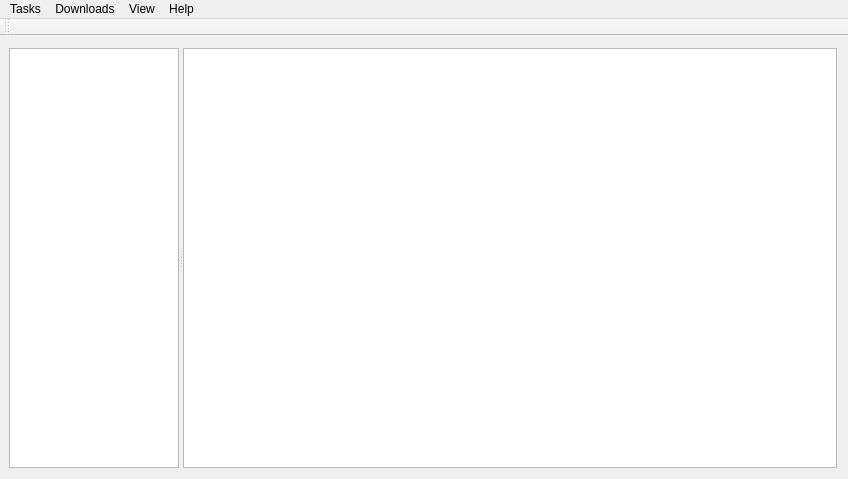
<?xml version="1.0" encoding="UTF-8"?>
<ui version="4.0">
 <class>MainWindow</class>
 <widget class="QMainWindow" name="MainWindow">
  <property name="geometry">
   <rect>
    <x>0</x>
    <y>0</y>
    <width>848</width>
    <height>479</height>
   </rect>
  </property>
  <property name="windowTitle">
   <string>Download Manager</string>
  </property>
  <widget class="QWidget" name="centralWidget">
   <layout class="QGridLayout" name="gridLayout">
    <property name="leftMargin">
     <number>1</number>
    </property>
    <item row="0" column="0">
     <widget class="QWidget" name="widget" native="true">
      <layout class="QGridLayout" name="gridLayout_2">
       <property name="leftMargin">
        <number>8</number>
       </property>
       <property name="topMargin">
        <number>1</number>
       </property>
       <property name="rightMargin">
        <number>0</number>
       </property>
       <property name="bottomMargin">
        <number>0</number>
       </property>
       <item row="0" column="0">
        <widget class="QSplitter" name="splitter">
         <property name="orientation">
          <enum>Qt::Horizontal</enum>
         </property>
         <widget class="QWidget" name="widget_2" native="true">
          <property name="sizePolicy">
           <sizepolicy hsizetype="Expanding" vsizetype="Preferred">
            <horstretch>13</horstretch>
            <verstretch>0</verstretch>
           </sizepolicy>
          </property>
          <layout class="QGridLayout" name="gridLayout_3">
           <property name="leftMargin">
            <number>0</number>
           </property>
           <property name="topMargin">
            <number>0</number>
           </property>
           <property name="rightMargin">
            <number>0</number>
           </property>
           <property name="bottomMargin">
            <number>0</number>
           </property>
           <property name="spacing">
            <number>0</number>
           </property>
           <item row="0" column="0">
            <widget class="QTreeView" name="treeView"/>
           </item>
          </layout>
         </widget>
         <widget class="QWidget" name="widget_3" native="true">
          <property name="sizePolicy">
           <sizepolicy hsizetype="MinimumExpanding" vsizetype="Preferred">
            <horstretch>50</horstretch>
            <verstretch>0</verstretch>
           </sizepolicy>
          </property>
          <property name="styleSheet">
           <string notr="true">color: rgb(149, 160, 255);</string>
          </property>
          <layout class="QGridLayout" name="gridLayout_4">
           <property name="leftMargin">
            <number>0</number>
           </property>
           <property name="topMargin">
            <number>0</number>
           </property>
           <property name="rightMargin">
            <number>0</number>
           </property>
           <property name="bottomMargin">
            <number>0</number>
           </property>
           <property name="spacing">
            <number>0</number>
           </property>
           <item row="0" column="0">
            <widget class="QTableView" name="tableView">
             <property name="styleSheet">
              <string notr="true">color: rgb(0, 0, 0);</string>
             </property>
            </widget>
           </item>
          </layout>
         </widget>
        </widget>
       </item>
      </layout>
     </widget>
    </item>
   </layout>
  </widget>
  <widget class="QMenuBar" name="menuBar">
   <property name="geometry">
    <rect>
     <x>0</x>
     <y>0</y>
     <width>848</width>
     <height>22</height>
    </rect>
   </property>
   <widget class="QMenu" name="menuTasks">
    <property name="title">
     <string>Tasks</string>
    </property>
    <addaction name="actionAdd_new_Download"/>
    <addaction name="actionAdd_batch_download"/>
    <addaction name="separator"/>
    <addaction name="actionExit"/>
   </widget>
   <widget class="QMenu" name="menuDownloads">
    <property name="title">
     <string>Downloads</string>
    </property>
    <widget class="QMenu" name="menuSpeed_Limiter">
     <property name="title">
      <string>Speed Limiter</string>
     </property>
     <addaction name="actionSpeedLimitterTurnOnOrOff"/>
     <addaction name="actionSpeedLimitterSetting"/>
    </widget>
    <addaction name="actionDownload_Now"/>
    <addaction name="actionStop_Download"/>
    <addaction name="actionRemove"/>
    <addaction name="separator"/>
    <addaction name="actionStop_All"/>
    <addaction name="separator"/>
    <addaction name="actionDelete_All_Complited"/>
    <addaction name="separator"/>
    <addaction name="actionScheduler"/>
    <addaction name="separator"/>
    <addaction name="menuSpeed_Limiter"/>
    <addaction name="separator"/>
    <addaction name="actionOptions"/>
   </widget>
   <widget class="QMenu" name="menuHelp">
    <property name="title">
     <string>Help</string>
    </property>
    <addaction name="actionCheck_for_updates"/>
    <addaction name="separator"/>
    <addaction name="actionAbout"/>
   </widget>
   <widget class="QMenu" name="menuView">
    <property name="title">
     <string>View</string>
    </property>
    <widget class="QMenu" name="menuLanguages">
     <property name="title">
      <string>Languages</string>
     </property>
     <property name="icon">
      <iconset resource="../main.qrc">
       <normaloff>:/Icons/Icons/language-64.png</normaloff>:/Icons/Icons/language-64.png</iconset>
     </property>
     <addaction name="actionEnglish"/>
     <addaction name="actionPersian"/>
    </widget>
    <addaction name="menuLanguages"/>
   </widget>
   <addaction name="menuTasks"/>
   <addaction name="menuDownloads"/>
   <addaction name="menuView"/>
   <addaction name="menuHelp"/>
  </widget>
  <widget class="QToolBar" name="mainToolBar">
   <attribute name="toolBarArea">
    <enum>TopToolBarArea</enum>
   </attribute>
   <attribute name="toolBarBreak">
    <bool>false</bool>
   </attribute>
  </widget>
  <action name="actionAdd_new_Download">
   <property name="icon">
    <iconset resource="../main.qrc">
     <normaloff>:/Icons/Add-Download.png</normaloff>:/Icons/Add-Download.png</iconset>
   </property>
   <property name="text">
    <string>Add new Download</string>
   </property>
  </action>
  <action name="actionAdd_batch_download">
   <property name="text">
    <string>Add batch download</string>
   </property>
  </action>
  <action name="actionImport">
   <property name="text">
    <string>Import</string>
   </property>
  </action>
  <action name="actionExport">
   <property name="text">
    <string>Export</string>
   </property>
  </action>
  <action name="actionExit">
   <property name="icon">
    <iconset resource="../main.qrc">
     <normaloff>:/Icons/Icons/exit-door.png</normaloff>:/Icons/Icons/exit-door.png</iconset>
   </property>
   <property name="text">
    <string>Exit</string>
   </property>
  </action>
  <action name="actionDownload_Now">
   <property name="icon">
    <iconset resource="../main.qrc">
     <normaloff>:/Icons/Icons/resume-download.png</normaloff>:/Icons/Icons/resume-download.png</iconset>
   </property>
   <property name="text">
    <string>Download Now</string>
   </property>
  </action>
  <action name="actionStop_Download">
   <property name="icon">
    <iconset resource="../main.qrc">
     <normaloff>:/Icons/Icons/stop-download.png</normaloff>:/Icons/Icons/stop-download.png</iconset>
   </property>
   <property name="text">
    <string>Stop Download</string>
   </property>
  </action>
  <action name="actionRemove">
   <property name="icon">
    <iconset resource="../main.qrc">
     <normaloff>:/Icons/Icons/New Project.png</normaloff>:/Icons/Icons/New Project.png</iconset>
   </property>
   <property name="text">
    <string>Remove</string>
   </property>
  </action>
  <action name="actionStop_All">
   <property name="icon">
    <iconset resource="../main.qrc">
     <normaloff>:/Icons/Icons/Stop all.png</normaloff>:/Icons/Icons/Stop all.png</iconset>
   </property>
   <property name="text">
    <string>Stop All</string>
   </property>
  </action>
  <action name="actionDelete_All_Complited">
   <property name="text">
    <string>Delete All Complited</string>
   </property>
  </action>
  <action name="actionScheduler">
   <property name="icon">
    <iconset resource="../main.qrc">
     <normaloff>:/Icons/Icons/clock.png</normaloff>:/Icons/Icons/clock.png</iconset>
   </property>
   <property name="text">
    <string>Scheduler</string>
   </property>
  </action>
  <action name="actionStart_Queue">
   <property name="text">
    <string>Start Queue</string>
   </property>
  </action>
  <action name="actionStop_Queue">
   <property name="text">
    <string>Stop Queue</string>
   </property>
  </action>
  <action name="actionOptions">
   <property name="icon">
    <iconset resource="../main.qrc">
     <normaloff>:/Icons/Icons/settings.png</normaloff>:/Icons/Icons/settings.png</iconset>
   </property>
   <property name="text">
    <string>Options</string>
   </property>
  </action>
  <action name="actionCheck_for_updates">
   <property name="enabled">
    <bool>false</bool>
   </property>
   <property name="text">
    <string>Check for updates</string>
   </property>
  </action>
  <action name="actionAbout">
   <property name="icon">
    <iconset resource="../main.qrc">
     <normaloff>:/Icons/Icons/about.png</normaloff>:/Icons/Icons/about.png</iconset>
   </property>
   <property name="text">
    <string>About</string>
   </property>
  </action>
  <action name="actionEnglish">
   <property name="icon">
    <iconset resource="../main.qrc">
     <normaloff>:/Icons/Icons/en.png</normaloff>:/Icons/Icons/en.png</iconset>
   </property>
   <property name="text">
    <string>English</string>
   </property>
  </action>
  <action name="actionPersian">
   <property name="icon">
    <iconset resource="../main.qrc">
     <normaloff>:/Icons/Icons/fa.png</normaloff>:/Icons/Icons/fa.png</iconset>
   </property>
   <property name="text">
    <string>Persian</string>
   </property>
  </action>
  <action name="actionSpeedLimitterTurnOnOrOff">
   <property name="text">
    <string>Turn on</string>
   </property>
  </action>
  <action name="actionSpeedLimitterSetting">
   <property name="text">
    <string>Setting</string>
   </property>
  </action>
 </widget>
 <layoutdefault spacing="6" margin="11"/>
 <resources>
  <include location="../main.qrc"/>
 </resources>
 <connections/>
</ui>
